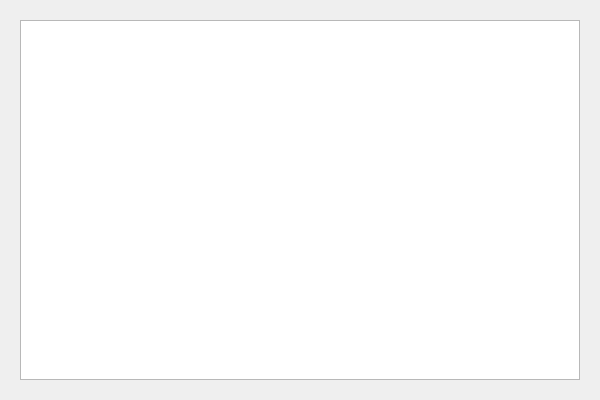
<?xml version="1.0" encoding="UTF-8"?>
<ui version="4.0">
 <class>Info</class>
 <widget class="QMainWindow" name="Info">
  <property name="geometry">
   <rect>
    <x>0</x>
    <y>0</y>
    <width>600</width>
    <height>400</height>
   </rect>
  </property>
  <property name="windowTitle">
   <string>Info</string>
  </property>
  <widget class="QWidget" name="centralwidget">
   <widget class="QTextBrowser" name="info">
    <property name="geometry">
     <rect>
      <x>20</x>
      <y>20</y>
      <width>560</width>
      <height>360</height>
     </rect>
    </property>
   </widget>
  </widget>
 </widget>
 <resources/>
 <connections/>
</ui>
